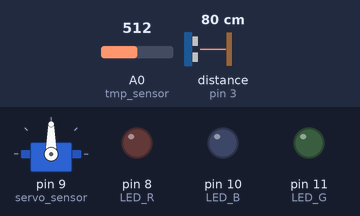
The sketch below on a simulated Arduino Uno, built with avr-gcc and run on an emulated ATmega328P. Shown: servo, output pins drawn as LEDs (lit = HIGH). Wiring (inferred from the names in the program): ultrasonic range finder: trigger pin 2; echo pin 3. The inputs (shaded band) are chosen by the test bench; at power-on: A0 (tmp_sensor) = 512, distance to the obstacle (sensor on pin 3) 80 cm. The echo pulse lasts 58.3 µs per cm; pins used as bus, display or sensor lines are not drawn; what the sketch prints to the serial monitor is not drawn.

Above: at 0.1 s.
1.4 s: A0 (tmp_sensor) set to 15
At 1.9 s:
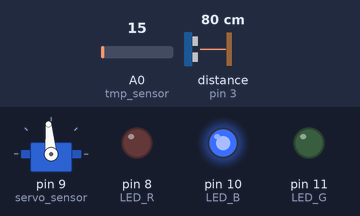
4.4 s: A0 (tmp_sensor) set to 217
7.4 s: A0 (tmp_sensor) set to 227
At 8.5 s:
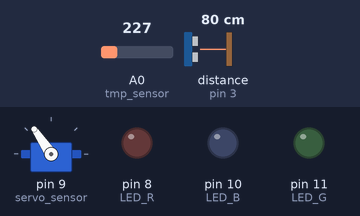
10.4 s: A0 (tmp_sensor) set to 306
At 10.9 s:
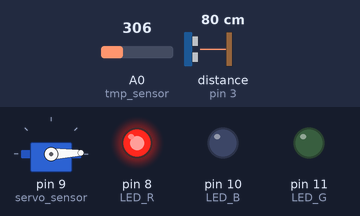
13.4 s: A0 (tmp_sensor) set to 169
At 14.4 s:
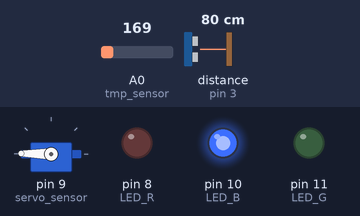
16.4 s: A0 (tmp_sensor) set to 122
Timing chart, 0 to 20.4 s (numbered marks = the images above; inputs shaded):
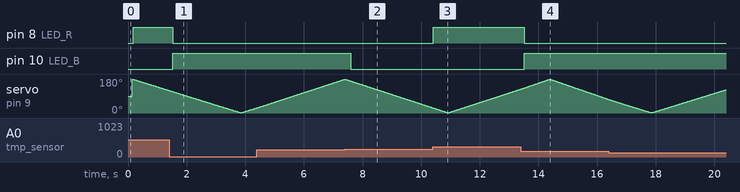

The sketch:

Toyproject.ino
```cpp
#include<Servo.h>

//Pin number setting
int trig = 2;
int echo = 3;
int button = 7;
int LED_R = 8;
int servo_sensor = 9;
int LED_B = 10;
int LED_G = 11;
//Analog
int tmp_sensor = A0;

//Global variable
int a = 1;
int angle_minimum = 1;
int angle_maximum = 179;
int angle = angle_maximum;
float get_buffer_tmp[10];
float get_buffer_dist[10];
bool isPlayed = false;
Servo myservo;


float get_tmp_value()
{
  int sensor = analogRead(tmp_sensor);
  float voltage = sensor * (3300 / 1023.0);
  float celsius = (voltage - 500) / 10;
  return celsius;
}

void updateBuffer_Tmp(float T_Tmp)
{
  for (int i=8 ; i>=0; i--)//
  {
    get_buffer_tmp[i+1] = get_buffer_tmp[i];
  }
  get_buffer_tmp[0] = T_Tmp;
  return;
}


void updateBuffer_dist(float D_dist)
{
  for (int i=8 ; i>=0; i--)//
  {
    get_buffer_dist[i+1] = get_buffer_dist[i];
  }
  get_buffer_dist[0] = D_dist;
  return;
}

float get_average_filter_temper()
{
  int data_length = 10;
  float average_sum = 0.0;
  for(int i = 0; i < data_length; i++)
  {
    average_sum += get_buffer_tmp[i];
  }
  return average_sum / data_length;
}

float get_average_filter_dist()
{
  int data_length = 10;
  float dist_sum = 0.0;
  for(int i = 0; i < data_length; i++)
  {
    dist_sum += get_buffer_dist[i];
  }
  return dist_sum / data_length;
}

unsigned long get_dist()
{
  unsigned long dist;
  digitalWrite(trig,LOW);
  digitalWrite(echo,LOW);
  delayMicroseconds(2);
  digitalWrite(trig, HIGH);
  delayMicroseconds(10);
  digitalWrite(trig, LOW);
  dist = pulseIn(echo, HIGH) / 29.0 / 2.0;
  return dist;
}

void rotate_servo()
{
  myservo.write(angle);
  angle -= a;
  if(angle <= angle_minimum || angle >= angle_maximum)
  {
    a *= -1;
  }
  delay(1);
}

void setup()
{
  // put your setup code here, to run once:
  Serial.begin(9600);
  myservo.attach(servo_sensor);
  pinMode(LED_R, OUTPUT);
  pinMode(LED_G, OUTPUT);
  pinMode(LED_B, OUTPUT);
  pinMode(trig, OUTPUT);
  pinMode(echo, INPUT);
  pinMode(button, INPUT);
  analogReference(EXTERNAL) ;  //3.3V
  for (int i=9 ; i>=0 ; i--)
  {
    float T_Temp = get_tmp_value();
    get_buffer_tmp[i] = T_Temp;     //데이터 초기화
  }
  for (int i=9 ; i>=0 ; i--)
  {
    float D_dist = get_dist();
    get_buffer_dist[i] = D_dist;     //데이터 초기화
  }
  for(int i = 0; i < 10; i++)
  {
    Serial.println(get_buffer_tmp[i]);
  }
  for(int i = 0; i < 10; i++)
  {
    Serial.println(get_buffer_dist[i]);
  }
}

void loop() {
  float tmp_value = 0.0;
  float dist_value = 0.0;
  rotate_servo();
  updateBuffer_dist(get_dist());
  dist_value = get_average_filter_dist();
  Serial.print(dist_value);
  Serial.println("cm");
  updateBuffer_Tmp(get_tmp_value());
  tmp_value = get_average_filter_temper();
  Serial.print(tmp_value);
  Serial.println("℃");
  delay(10);
  if (tmp_value>25)
  {
    digitalWrite(LED_R, HIGH) ;
  }
  else
  {
    digitalWrite(LED_R, LOW) ;
  }

  if ((tmp_value<=23) && (tmp_value>25))
  {
    digitalWrite(LED_G, HIGH) ;
  }
  else
  {
    digitalWrite(LED_G, LOW) ;
  }
  if (tmp_value<23)
  {
    digitalWrite(LED_B, HIGH) ;
  }
  else
  {
    digitalWrite(LED_B, LOW) ;
  }
}
```

Measured:
- the behaviour switches between 226 and 227 on A0 (tmp_sensor) (found by bisection; images 1 and 2)
- after the input at 1.4 s, pin 8 (LED_R): HIGH → LOW after 0.12 s; pin 10 (LED_B): LOW → HIGH after 0.12 s
- after the input at 7.4 s, pin 10 (LED_B): HIGH → LOW after 0.19 s
- after the input at 10.4 s, pin 8 (LED_R): LOW → HIGH at once
- after the input at 13.4 s, pin 8 (LED_R): HIGH → LOW after 0.12 s; pin 10 (LED_B): LOW → HIGH after 0.12 s
